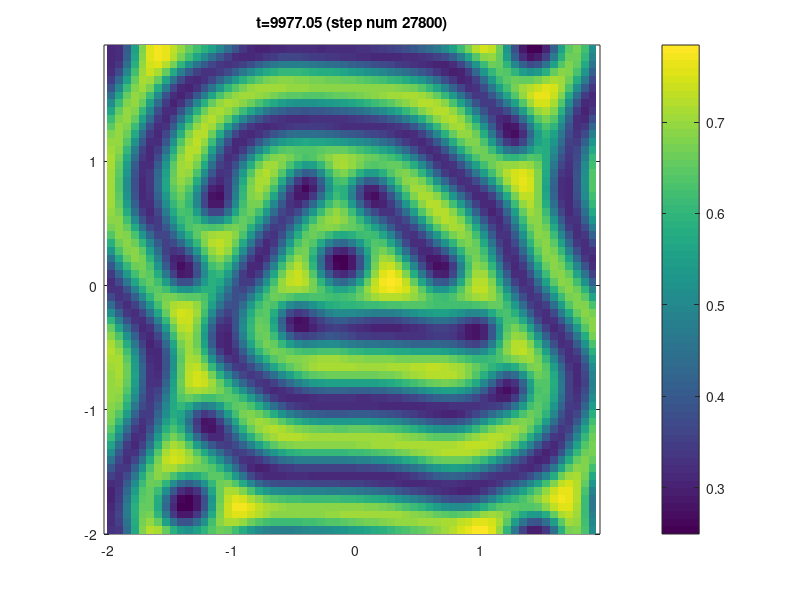
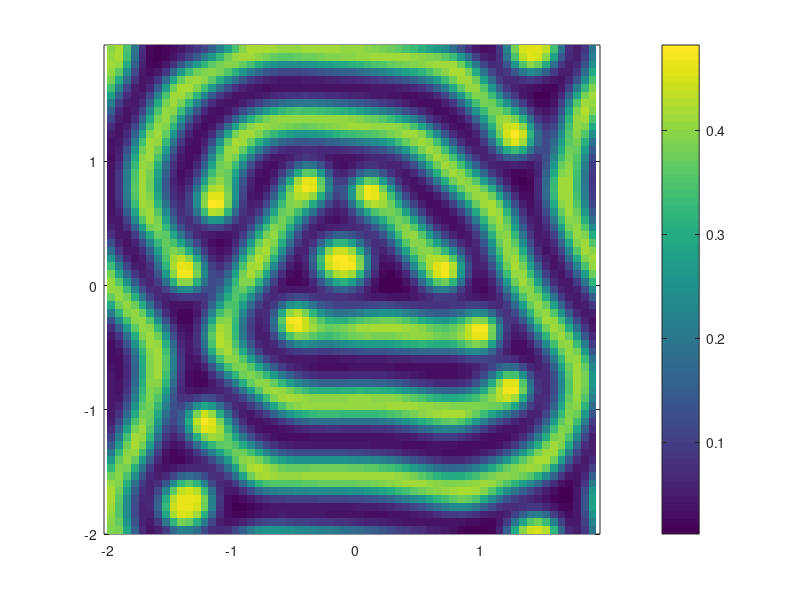

MATLAB code to generate these figures, in order:
% Gray--Scott reaction-diffusion using spectral methods based on
% FFTs combined with forward Euler time-stepping.

% Gray--Scott parameters and reaction functions
Fp = 0.05;  kp = 0.065;  Du = .16/(14^2);  Dv = Du/3;
%Fp = 0.054;  kp = 0.063;  Du = .16/(14^2);  Dv = Du/3;
f = @(u,v) (-u.*v.*v + Fp*(1-u));
g = @(u,v) ( u.*v.*v - (Fp+kp)*v);

% Computational domain
wx = 4;      wy = 4;
Nx = 64;     Ny = 64;
dx = wx/Nx;  dy = wy/Ny;
x = -wx/2:dx:wx/2-dx;  y = -wy/2:dy:wy/2-dy;
[xx,yy] = meshgrid(x,y);

Tf = 10000;
% stepsize
dt = 0.025/min(Du,Dv) * min(dx,dy).^2;


% wave numbers in x and y and a meshgrid of wavenumbers
k = fftshift( (2*pi/wx)*[-Nx/2:Nx/2-1] );
l = fftshift( (2*pi/wy)*[-Ny/2:Ny/2-1] );
[kx,ky] = meshgrid(k,l);

% IC: a perturbation around 0 and 1
pert = exp(-(2*(xx-0.5).^2 + 1.5*(yy+0.25).^2)) + ...
       exp(-(2*(xx+0.5).^2 + 1.5*(yy-0.40).^2));
u = 1 - pert;
v = 0 + 0.5*pert;

disp('Starting time steps');
for i = 1:(Tf/dt)
  t = dt*i;
  % right-hand sides
  rhsu = Du*real(ifftn( -(kx.^2 + ky.^2) .* fftn(u)))  +  f(u,v);
  rhsv = Dv*real(ifftn( -(kx.^2 + ky.^2) .* fftn(v)))  +  g(u,v);
  % forward Euler stepping
  u = u + dt*rhsu;
  v = v + dt*rhsv;

  if (mod(i,100)==0)
    disp([i t])
    figure(1); clf;
    pcolor(x,y,u)
    shading flat
    title(sprintf('t=%g (step num %d)', t, i));
    colorbar
    axis equal
    figure(2); clf;
    pcolor(x,y,v)
    shading flat
    colorbar
    axis equal
    pause(0);
    drawnow;
  end
end
